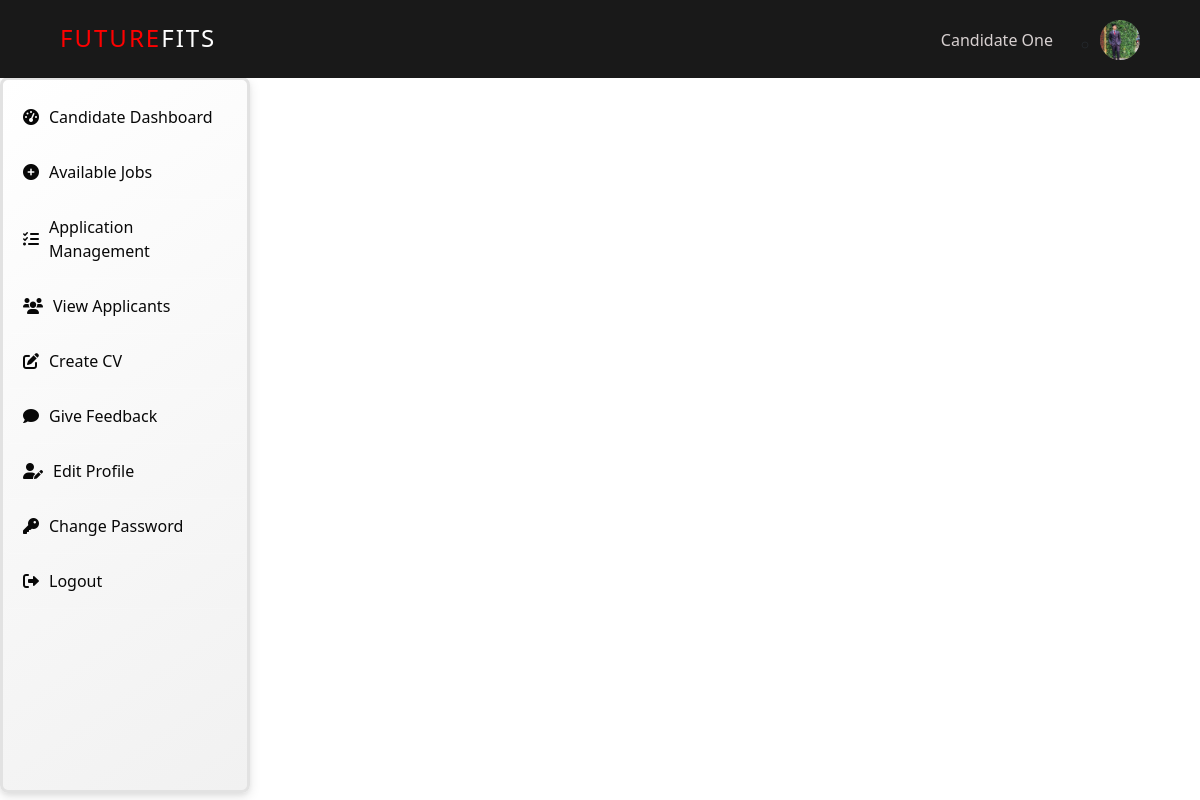
/candidate-dashboard (signed in), run on the app's committed database.
### JRS/models.py (models this page shows, shortened)
class Candidate(models.Model):
    user = models.OneToOneField(User, on_delete=models.CASCADE)
    username = models.CharField(max_length=100, default='Default User Name')
    first_name = models.CharField(max_length=100, default='Default Candidate First Name',null=False, blank=False,)
    last_name = models.CharField(max_length=100, default='Default Candidate Last Name',null=False, blank=False,)
    email = models.EmailField(unique=True, default='default@email.com')
    skills = models.ManyToManyField(Skill, related_name="candidates")  # Change from TextField
    profile_picture = models.ImageField(upload_to="profile_pictures/", default="profile_pictures/default.png")

### JRS/decorators.py (the view)
    def wrapper(request, *args, **kwargs):
        print(f"User: {request.user}, Authenticated: {request.user.is_authenticated}, Groups: {request.user.groups.all()}")
        if not request.user.is_authenticated or not request.user.groups.filter(name='Candidate').exists():
            return HttpResponseForbidden("Access Denied: Candidates only")
        return view_func(request, *args, **kwargs)

### JRS/context_processors.py (called while the page is built)
def hr_profile(request):
    hr = None
    if request.user.is_authenticated:
        try:
            hr = HR.objects.get(user=request.user)
        except HR.DoesNotExist:
            pass
    return {'hr': hr}

def candidate_profile(request):
    candidate = None
    if request.user.is_authenticated:
        try:
            candidate = Candidate.objects.get(user=request.user)
        except Candidate.DoesNotExist:
            pass
    return {'candidate': candidate}

### JRS/views.py (called while the page is built)
@never_cache
@login_required
@candidate_required
def candidate_dashboard(request):
    return render(request, "JRS/candidate_dashboard.html")

### JRS/templates/JRS/candidate_dashboard.html (shortened to what this page needs)
{% extends "JRS/base3.html" %}
{% load static %}
{% block inlinecss %}
<link href="{% static 'JRS/css/candidate_dashboard.css' %}" rel="stylesheet">
<link href="{% static 'JRS/css/base3.css' %}" rel="stylesheet">
<link href="https://cdn.jsdelivr.net/npm/bootstrap@5.3.0/dist/css/bootstrap.min.css" rel="stylesheet">
<link rel="stylesheet" href="https://cdnjs.cloudflare.com/ajax/libs/font-awesome/6.0.0/css/all.min.css">
{% endblock inlinecss %}

### JRS/templates/JRS/base3.html (shortened to what this page needs)
{% load static %}
<!DOCTYPE html>
<html lang="en">
<head>
    {% block inlinecss %}{% endblock inlinecss %}
    <link href="https://cdn.jsdelivr.net/npm/bootstrap@5.3.3/dist/css/bootstrap.min.css" rel="stylesheet">
    <link href="https://cdnjs.cloudflare.com/ajax/libs/font-awesome/6.0.0-beta3/css/all.min.css" rel="stylesheet">
</head>
<body>
    {% block navbar %}
    <header>
      <nav>
        <div class="logo">Future<span>Fits</span></div>
        <ul class="nav-links" id="nav-links">
            <div class="user-name">
                {% if candidate %}
                    {% if candidate.first_name and candidate.last_name %}
                        {{ candidate.first_name }} {{ candidate.last_name }}
                    {% else %}
                        Guest
                    {% endif %}
                {% else %}
                    Guest
                {% endif %}
            </div>
            <ul class="login-register">
                <li class="dropdown">
                    <div class="user-profile-wrapper">
                        <div class="profile-circle">
                            <img src="{% if candidate.profile_picture %}{{ candidate.profile_picture.url }}{% else %}{% static 'JRS/Images/profile.jpg' %} {% endif %}" alt="Profile Picture" class="rounded-circle" width="40" height="40">
                        </div>
                    </div>
                </li>
            </ul>
        </ul>
      </nav>
    </header>
    {% endblock navbar %}
    <div class="sidebar">
        <ul>
            <li><a href="{% url "JRS:candidate_dashboard" %}"><i class="fas fa-tachometer-alt"></i>Candidate Dashboard</a></li>
            <li><a href="{% url "JRS:available_jobs" %}"><i class="fas fa-plus-circle"></i>Available Jobs</a></li>
            <li><a href="{% url "JRS:view_applications" %}"><i class="fas fa-tasks"></i> Application Management</a></li>
            <li><a href="#"><i class="fas fa-users"></i> View Applicants</a></li>
            <li><a href="#"><i class="fas fa-edit"></i> Create CV</a></li>
            <li><a href="{% url "JRS:feedback_candidate_page" %}"><i class="fas fa-comment"></i> Give Feedback</a></li>
            <li><a href="{% url "JRS:edit_profile_candidate" %}"><i class="fas fa-user-edit"></i> Edit Profile</a></li>
            <li><a href="{% url "JRS:change_password_candidate" %}"><i class="fas fa-key"></i> Change Password</a></li>
            <li><a href="{% url "JRS:logout_users" %}" onclick="return confirm('Are you sure you want to log out?');"><i class="fas fa-sign-out-alt"></i> Logout</a></li>
        </ul>
    </div>
    <div class="main-content">
    </div>
</body>
</html>

### JRS/static/JRS/CSS/candidate_dashboard.css (style rules this page uses)
@media screen and (min-width: 1101px) { .nav-links { display: flex; position: relative; height: auto; width: auto; flex-direction: row; background: transparent; justify-content: flex-end; align-items: center; top: 0; transform: none; opacity: 1; pointer-events: auto; transition: none; } }
@media screen and (min-width: 1101px) { .nav-links li { margin-left: 15px; } }

### JRS/static/JRS/CSS/base3.css (style rules this page uses)
:root { --primary-color: #ff5733; --secondary-color: #8e44ad; --accent-color: #f1c40f; --text-color: #333; --background-color: rgba(255, 255, 255, 0.85); --scrollbar-bg: rgba(0, 0, 0, 0.1); --font-family: "Poppins", sans-serif; }
* { margin: 0; padding: 0; box-sizing: border-box; }
html { overflow-x: hidden; }
body { font-family: var(--font-family); background: #fff; color: var(--text-color); }
header { position: fixed; top: 0; left: 0; right: 0; z-index: 1000; background: rgba(0, 0, 0, 0.9); border-bottom: 2px solid transparent; }
.logo { color: red; font-size: 1.5em; text-transform: uppercase; letter-spacing: 2px; z-index: 1100; margin-right: 0; flex-grow: 0; }
nav { max-width: 1200px; margin: 0 auto; display: flex; align-items: center; padding: 10px 5%; justify-content: flex-start; }
.logo span { color: #fff; }
.nav-links { list-style: none; display: flex; align-items: center; flex-grow: 3; }
.user-profile-wrapper { display: flex; align-items: center; gap: 15px; position: relative; top: 10px; }
.user-name { color: #d8d1d1; font-size: 16px; position: relative; top: 10px; }
.profile-circle { width: 40px; height: 40px; border-radius: 50%; background-color: #ccc; display: flex; align-items: center; justify-content: center; cursor: pointer; border: 2px solid #333; position: relative; font-size: 18px; font-weight: bold; }
body { -ms-overflow-style: none; scrollbar-width: none; overflow: hidden; }
.sidebar { width: 250px; height: 89.5vh; background: #ffffff; color: rgb(5, 5, 5); position: absolute; top: 77px; left: 0; padding-top: 10px; transition: 0.3s; border-radius: 8px; box-shadow: 0 4px 12px rgba(0, 0, 0, 0.1), 0 2px 4px rgba(0, 0, 0, 0.05); border: 3px solid #e2e2e2; background: linear-gradient(145deg, #ffffff, #f1f1f1); }
.sidebar ul { list-style: none; padding: 0; margin: 0; }
.sidebar ul li { padding: 15px 20px; border-bottom: 1px solid rgba(255, 255, 255, 0.1); transition: background 0.3s ease, transform 0.3s ease; border-radius: 8px; }
.sidebar ul li a { color: rgb(8, 8, 8); text-decoration: none; display: flex; align-items: center; font-size: 16px; }
.sidebar ul li a i { margin-right: 10px; }
.main-content { margin-left: 250px; padding: 20px; transition: margin-left 0.3s ease; }

### data on the page
Candidate: first_name "Candidate", last_name "One", profile_picture (picture)
